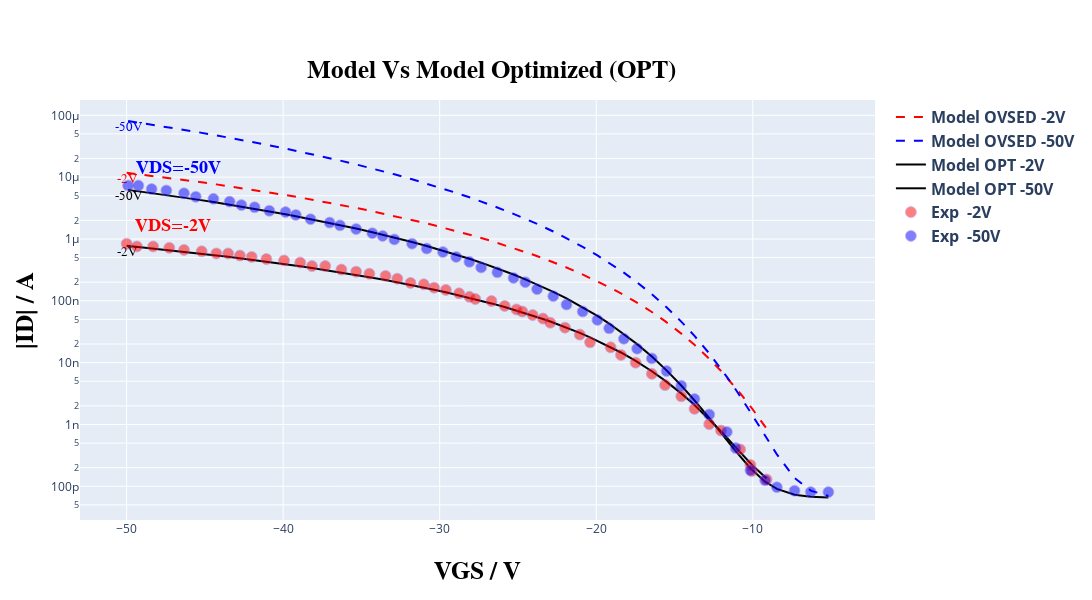
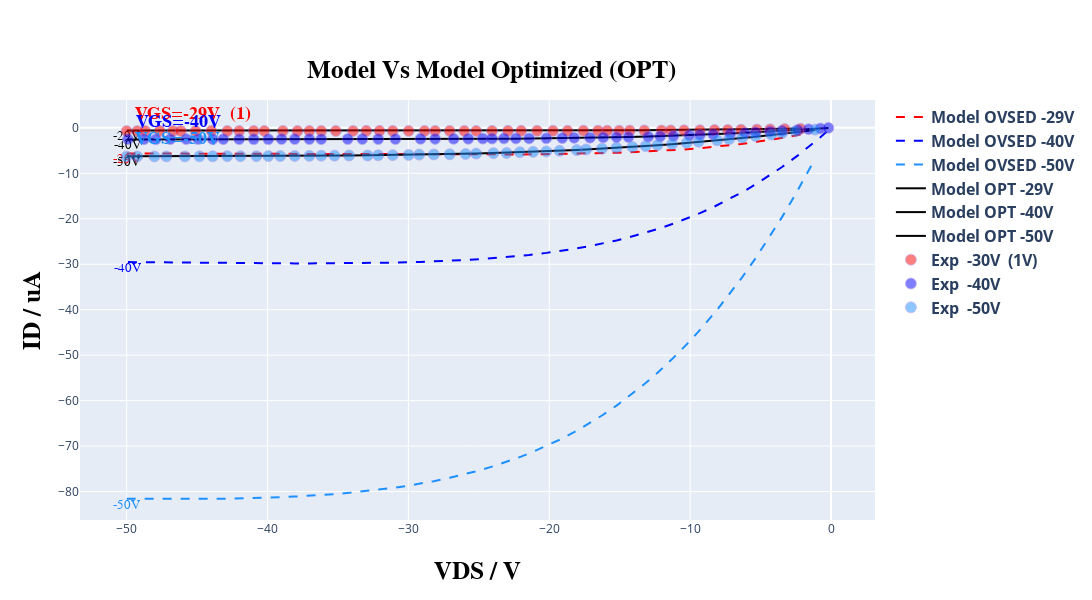

Here is the notebook cell these charts were saved with, in order:
### Markdown cell above
### **Comparing** ✅

---
This section aims to evaluate the model's performance relative to the initial data. Visual observation allows assessing whether the model significantly outperformed the initial coefficients.

In this section, simply execute the cells below; no explicit modifications are required.

---

### Code cell
# @title #### **Print grafics plots of model Optimizad and model data.** { run: "auto" }
# @markdown ### ***Choice the plot that you want to view:***
# @markdown ---
option = 'show both curves comp' # @param ["Show Transfer curve opt", "Show output curve opt", "show both curves opt", "Show Transfer curve comp", "Show output curve comp", "show both curves comp"]

model_opt = create_optimized_model(read, TFTModel, n_points, type_curve_plot, coeff_opt, input_voltage, Vv, load_idleak, width_t, count_transfer, tp_tst, settings['experimental_data_scale_transfer'], settings['current_typic'], resistance, current)

in_model_data_opt, in_exp_data_opt, out_model_data_opt, out_exp_data_opt, in_model_data_comp, in_exp_data_comp, out_model_data_comp, out_exp_data_comp = get_model_data(read, count_transfer, count_output, Vv, Id, model_opt, model, compare=True)

plot_curves(option, plot, list_tension, list_tension_shift, count_transfer, in_model_data_comp, out_model_data_comp, in_exp_data_comp, out_exp_data_comp, shift_list, settings['select_files'], settings['current_typic'], type_curve_plot, compare=True)

read.compute_relative_distance(Id, model_opt)
print('\n\n\n\n\n')
